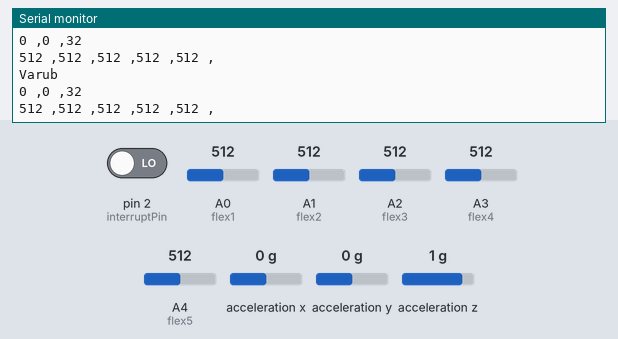
Recording of a sketch running on a simulated Arduino Uno, built with avr-gcc and run on an emulated ATmega328P. Parts: the last lines printed to the serial monitor. The inputs (shaded band) are chosen by the test bench; at power-on: A2 (flex3) = 512, pin 2 (interruptPin) LOW, A0 (flex1) = 512, A1 (flex2) = 512, A3 (flex4) = 512, A4 (flex5) = 512, acceleration x 0 g, acceleration y 0 g, acceleration z 1 g.

Above: at 13.2 s.
13.3 s: A2 (flex3) set to 105
At 13.7 s:
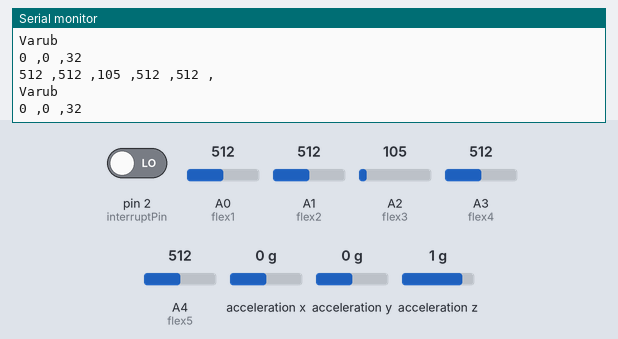
16.3 s: A2 (flex3) set to 91
At 16.59 s:
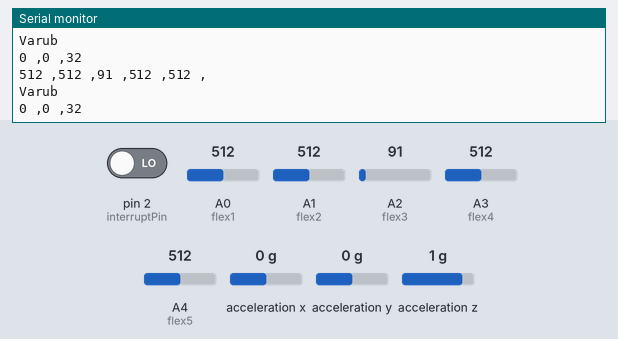
Timing chart, 0 to 19.3 s (numbered marks = the images above; inputs shaded):
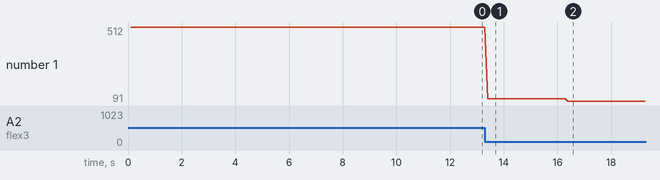

The sketch:

asl_data_reading_1.ino
```cpp
#include <SparkFun_ADXL345.h>         // SparkFun ADXL345 Library

/*********** COMMUNICATION SELECTION ***********/
/*    Comment Out The One You Are Not Using    */
//ADXL345 adxl = ADXL345(10);           // USE FOR SPI COMMUNICATION, ADXL345(CS_PIN);
ADXL345 adxl = ADXL345();             // USE FOR I2C COMMUNICATION

/****************** INTERRUPT ******************/
/*      Uncomment If Attaching Interrupt       */
int interruptPin = 2;                 // Setup pin 2 to be the interrupt pin (for most Arduino Boards)

int flex1 = A0;
int flex2 = A1;
int flex3 = A2;
int flex4 = A3;
int flex5 = A4;

int data[5];
void setup(){

  Serial.begin(9600);                 // Start the serial terminal
  Serial.println("SparkFun ADXL345 Accelerometer Hook Up Guide Example");
  Serial.println();

  adxl.powerOn();                     // Power on the ADXL345

  adxl.setRangeSetting(16);           // Give the range settings
                                      // Accepted values are 2g, 4g, 8g or 16g
                                      // Higher Values = Wider Measurement Range
                                      // Lower Values = Greater Sensitivity

  adxl.setTapDetectionOnXYZ(0, 0, 1); // Detect taps in the directions turned ON "adxl.setTapDetectionOnX(X, Y, Z);" (1 == ON, 0 == OFF)
  adxl.setTapThreshold(50);           // 62.5 mg per increment
  adxl.setTapDuration(15);            // 625 μs per increment

  adxl.setImportantInterruptMapping(1, 1, 1, 1, 1);     // Sets "adxl.setEveryInterruptMapping(single tap, double tap, free fall, activity, inactivity);"
                                                        // Accepts only 1 or 2 values for pins INT1 and INT2. This chooses the pin on the ADXL345 to use for Interrupts.
                                                        // This library may have a problem using INT2 pin. Default to INT1 pin.

  adxl.singleTapINT(1);

  attachInterrupt(digitalPinToInterrupt(interruptPin), ADXL_ISR, RISING);   // Attach Interrupt

}

void loop(){
  int x,y,z,i;
  adxl.readAccel(&x, &y, &z);         // Read the accelerometer values and store them in variables declared above x,y,z

  Serial.print(x);
  Serial.print(" ,");
  Serial.print(y);
  Serial.print(" ,");
  Serial.println(z);

  delay(100);

  data[0]=analogRead(flex1);
  data[1]=analogRead(flex2);
  data[2]=analogRead(flex3);
  data[3]=analogRead(flex4);
  data[4]=analogRead(flex5);

  for(i=0;i<5;i++){
     Serial.print(data[i]);
     Serial.print(" ,");
  }
  Serial.println();

  ADXL_ISR();
}

void ADXL_ISR() {

  // getInterruptSource clears all triggered actions after returning value
  // Do not call again until you need to recheck for triggered actions
  byte interrupts = adxl.getInterruptSource();
  Serial.println("Varub");
  // Tap Detection
  if(adxl.triggered(interrupts, ADXL345_SINGLE_TAP)){
    Serial.println("*** TAP ***");
     //add code here to do when a tap is sensed
  }
}
```

Measured:
- after the input at 13.3 s, the serial monitor: prints a new line after 0.10 s (image 1)
- after the input at 16.3 s, the serial monitor: prints a new line after 0.09 s (image 2)
- plotted number 1: 512 → 105 after the input at 13.3 s, 105 → 91 after the input at 16.3 s
